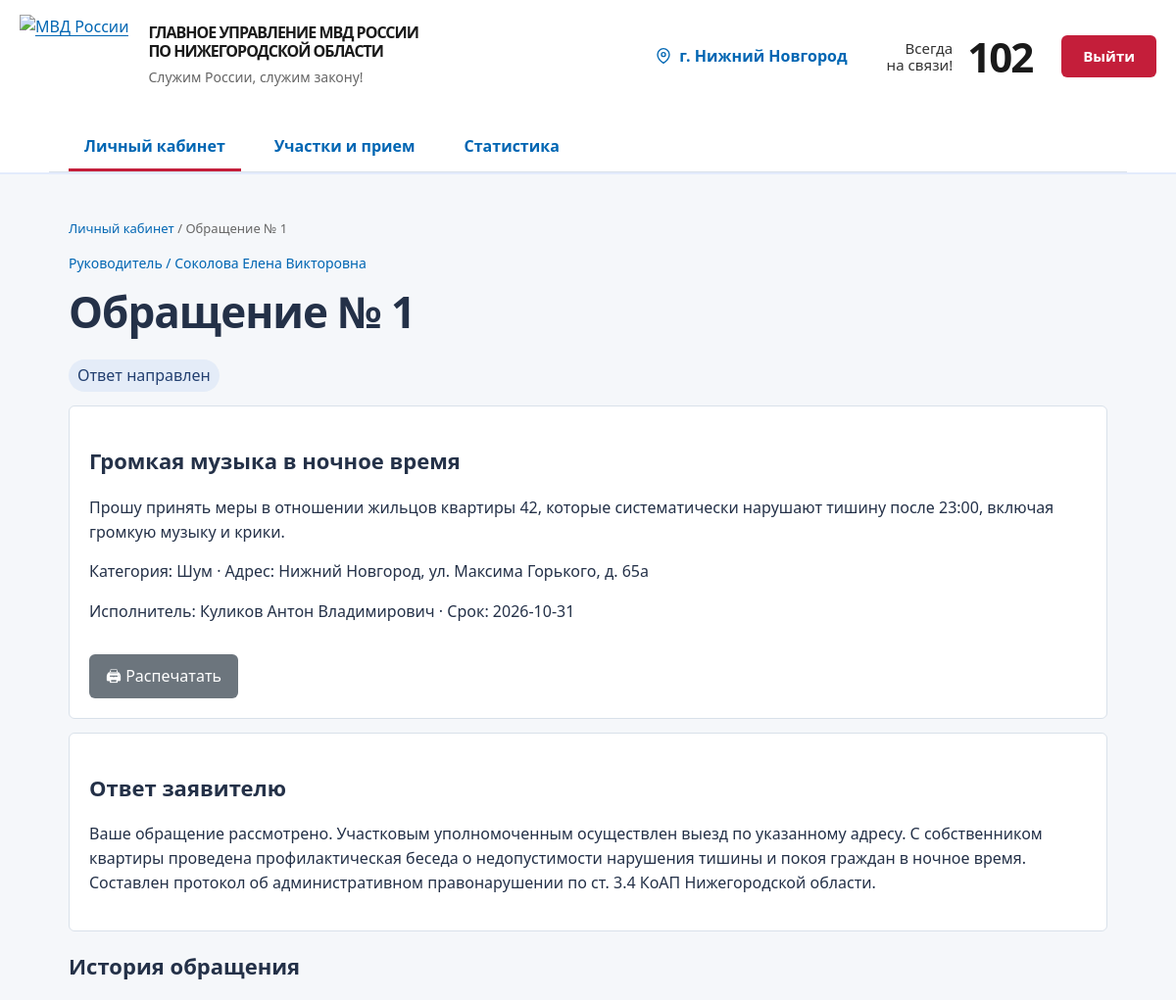
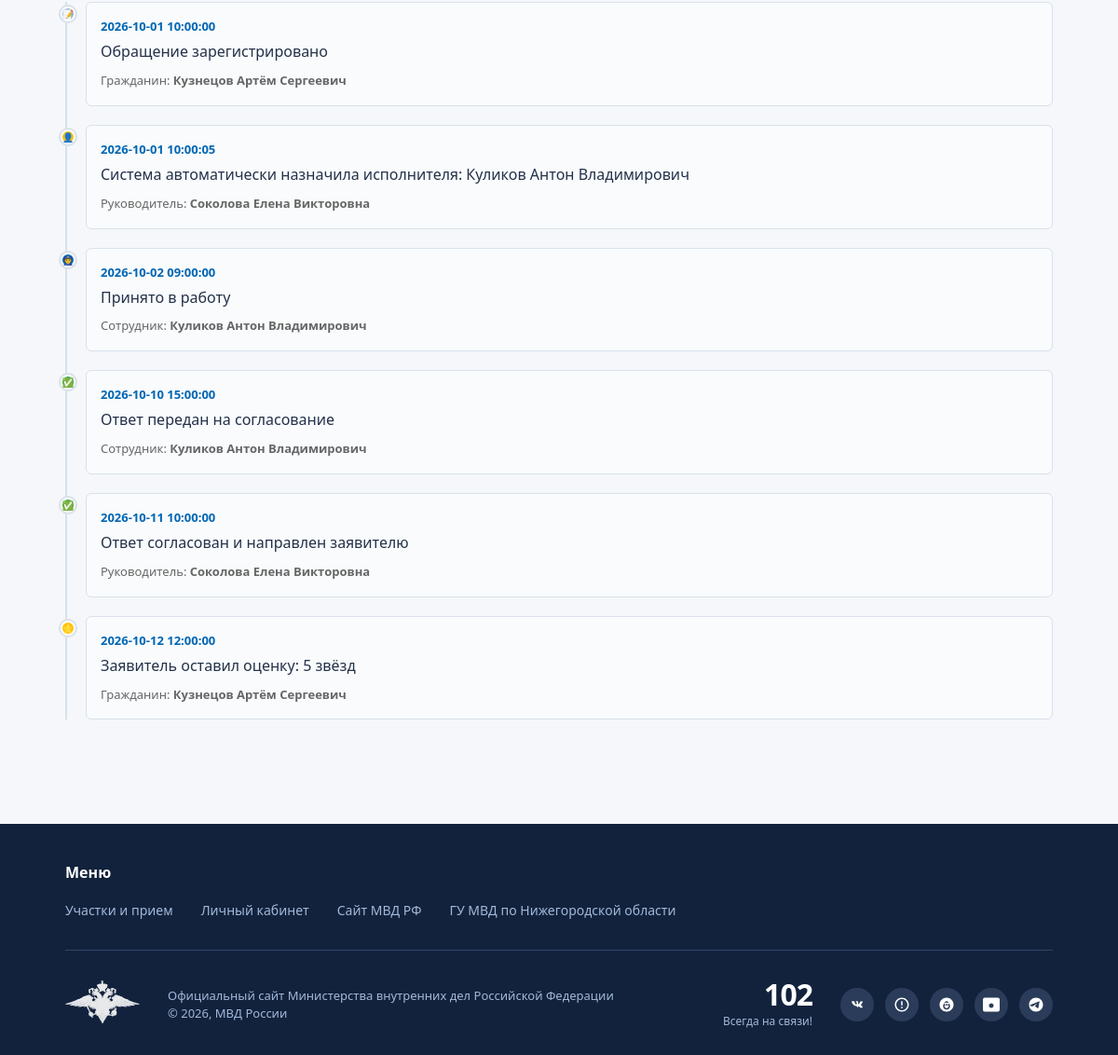
/?id=1 (signed in), run on the app's committed database (2 pictures, top to bottom).
### tables this page shows
CREATE TABLE `profile` (
    `id` int(11) NOT NULL AUTO_INCREMENT,
`name` varchar(100) NOT NULL,
`role` enum('citizen','officer','department_head','manager') NOT NULL,
`department_id` int(11) DEFAULT NULL,
`residence` varchar(150) DEFAULT NULL,
`login` varchar(50) DEFAULT NULL,
`password` varchar(255) DEFAULT NULL,
PRIMARY KEY (`id`),
UNIQUE KEY `login` (`login`)
);

CREATE TABLE `appeal` (
    `id` int(11) NOT NULL AUTO_INCREMENT,
`citizen` int(11) NOT NULL,
`category` varchar(60) NOT NULL,
`subject` varchar(180) NOT NULL,
`body` text NOT NULL,
`address` varchar(150) NOT NULL,
`precinct_id` int(11) DEFAULT NULL,
`officer` int(11) DEFAULT NULL,
`status` enum('manual','assigned','work','department_review','manager_review','review','closed') NOT NULL DEFAULT 'manual',
`created` datetime DEFAULT current_timestamp(),
`due` date NOT NULL,
`draft` text DEFAULT NULL,
`rating` tinyint(1) DEFAULT NULL,
`feedback` text DEFAULT NULL,
PRIMARY KEY (`id`),
KEY `precinct_id` (`precinct_id`),
KEY `officer` (`officer`, `status`),
KEY `citizen` (`citizen`, `created`),
CONSTRAINT `appeal_ibfk_1` FOREIGN KEY (`citizen`) REFERENCES `profile` (`id`),
CONSTRAINT `appeal_ibfk_2` FOREIGN KEY (`precinct_id`) REFERENCES `precinct` (`id`),
CONSTRAINT `appeal_ibfk_3` FOREIGN KEY (`officer`) REFERENCES `profile` (`id`)
);

CREATE TABLE `history` (
    `id` int(11) NOT NULL AUTO_INCREMENT,
`appeal_id` int(11) NOT NULL,
`actor` int(11) NOT NULL,
`event` varchar(255) NOT NULL,
`created` datetime DEFAULT current_timestamp(),
PRIMARY KEY (`id`),
KEY `appeal_id` (`appeal_id`),
KEY `actor` (`actor`),
CONSTRAINT `history_ibfk_1` FOREIGN KEY (`appeal_id`) REFERENCES `appeal` (`id`) ON DELETE CASCADE,
CONSTRAINT `history_ibfk_2` FOREIGN KEY (`actor`) REFERENCES `profile` (`id`)
);

### app.php (called while the page is built, shortened)
<?php
try {
    $db = portalDatabase();
} catch (Throwable $failure) {
    error_log('Portal UUP: ' . $failure->getMessage());
    http_response_code(503);
    exit('<!doctype html><html lang="ru"><head><meta charset="utf-8"><meta name="viewport" content="width=device-width,initial-scale=1"><title>503 — Сервис временно недоступен</title><style>
    *{box-sizing:border-box}body{margin:0;min-height:100vh;display:grid;place-items:center;background:#f3f6fa;color:#24324a;font:16px/1.5 Arial,sans-serif;padding:24px}
    .error-card{width:min(680px,100%);background:#fff;border:1px solid #dce4ef;border-radius:20px;padding:48px;text-align:center;box-shadow:0 18px 60px rgba(28,47,78,.08)}
    .error-code{font-size:14px;font-weight:700;letter-spacing:.16em;color:#0874bd}.error-icon{width:76px;height:76px;margin:0 auto 22px;border-radius:50%;display:grid;place-items:center;background:#eaf3fb;color:#0874bd;font-size:36px}
    h1{font-size:clamp(28px,5vw,40px);line-height:1.15;margin:12px 0}.muted{color:#68778d;margin:0 auto;max-width:500px}
    .hint{margin-top:26px;padding:16px 18px;text-align:left;background:#f6f8fb;border-radius:12px;color:#4a5870;font-size:14px}
    </style></head><body><main class="error-card"><div class="error-icon">!</div><div class="error-code">ОШИБКА 503</div><h1>Сервис временно недоступен</h1><p class="muted">Не удалось подключиться к базе данных портала. Данные обращений не затронуты. Пожалуйста, проверьте подключение и попробуйте позже.</p></main></body></html>');
}
function query(string $sql, array $params = []): PDOStatement
{
    global $db;
    $s = $db->prepare($sql);
    $s->execute($params);
    return $s;
}
function e($v): string
{
    return htmlspecialchars((string) $v, ENT_QUOTES | ENT_SUBSTITUTE, 'UTF-8');
}
function intValue(mixed $v): int
{
    if (is_int($v)) return $v;
    if (is_string($v) && preg_match('/^\d+$/', $v)) return (int) $v;
    return 0;
}
function intGet(string $key): int { return intValue($_GET[$key] ?? 0); }
function isOverdue(array $appeal): bool { return $appeal['status'] !== 'closed' && strtotime($appeal['due']) < time(); }
$sessionUid = intValue($_SESSION['uid'] ?? 0);
if ($sessionUid > 0) {
    $user = query('SELECT * FROM profile WHERE id=?', [$sessionUid])->fetch() ?: null;
}
$roles = ['citizen' => 'Гражданин', 'officer' => 'Участковый', 'department_head' => 'Начальник отдела', 'manager' => 'Руководитель'];
$states = ['manual' => 'Ручное назначение', 'assigned' => 'Назначено', 'work' => 'В работе', 'department_review' => 'На согласовании у начальника отдела', 'manager_review' => 'На согласовании у руководителя', 'closed' => 'Ответ направлен'];
$id = intGet('id');
if ($id > 0) {
    $a = query('SELECT a.*, p.name AS executor FROM appeal a LEFT JOIN profile p ON p.id=a.officer WHERE a.id=?', [$id])->fetch() ?: null;
}

### views/appeal.php (the view, shortened to what this page needs)
<p class="crumbs"><a href="?page=cabinet">Личный кабинет</a> / Обращение № <?=$id?></p>
<p class="role"><?=e($roles[$user['role']])?> / <?=e($user['name'])?></p>
<h1>Обращение № <?=$id?></h1>
<span class="badge <?=isOverdue($a)?'badge-overdue':''?>"><?=e($states[$a['status']] ?? $a['status'])?></span>
<article>
    <h2><?=e($a['subject'])?></h2>
    <p class="body"><?=e($a['body'])?></p>
    <p>Категория: <?=e($a['category'])?> · Адрес: <?=e($a['address'])?></p>
    <p>Исполнитель: <?=e($a['executor']??'Ожидает назначения')?> · Срок: <?=e($a['due'])?></p>
    <button type="button" onclick="window.print();" style="background: #6c757d; margin-top: 15px;">🖨 Распечатать</button>
</article>
<?php if($a['draft'] && ($a['status']==='closed'||$user['role']!=='citizen')):?>
    <article>
        <h2><?=$a['status']==='closed'?'Ответ заявителю':'Проект ответа'?></h2>
        <p class="body"><?=e($a['draft'])?></p>
    </article>
<?php endif?>
<h2>История обращения</h2>
<div class="timeline">
    <?php foreach(query('SELECT h.*,u.name,u.role AS actor_role FROM history h JOIN profile u ON u.id=h.actor WHERE appeal_id=? ORDER BY h.id',[$id]) as $h):?>
        <?php
    $ev = mb_strtolower($h['event']);
    $dotClass = 'dot-blue';
    $icon = '⚙️';
    if (str_contains($ev, 'зарегистрировано')) { $dotClass = 'dot-gray'; $icon = '📝'; }
    if (str_contains($ev, 'назначил') || str_contains($ev, 'назначен')) { $dotClass = 'dot-orange'; $icon = '👤'; }
    if (str_contains($ev, 'принято в работу')) { $dotClass = 'dot-blue'; $icon = '👮'; }
    if (str_contains($ev, 'ответ передан')) { $dotClass = 'dot-purple'; $icon = '📄'; }
    if (str_contains($ev, 'согласован')) { $dotClass = 'dot-green'; $icon = '✅'; }
    if (str_contains($ev, 'оценку')) { $dotClass = 'dot-gold'; $icon = '⭐'; }
    ?>
        <div class="timeline-item">
            <div class="timeline-dot <?= $dotClass ?>"><span class="timeline-icon"><?= $icon ?></span></div>
            <div class="timeline-content">
                <time><?=e($h['created'])?></time>
                <p><?=e($h['event'])?></p>
                <small><?= e(match ($h['actor_role']) { 'citizen' => 'Гражданин', 'officer' => 'Сотрудник', 'department_head' => 'Начальник отдела', 'manager' => 'Руководитель', default => 'Участник маршрута' }) ?>: <b><?=e($h['name'])?></b></small>
            </div>
        </div>
    <?php endforeach?>
</div>

### style.css (style rules this page uses)
* { box-sizing: border-box; }
body { margin: 0; background: #f1f4f7; color: #1a2a39; font: 16px/1.55 Segoe UI, Arial, sans-serif; display: flex; flex-direction: column; min-height: 100vh; overflow-x: hidden; }
a { color: #135d79; text-underline-offset: 3px; }
h1 { font-size: clamp(24px, 4vw, 44px); line-height: 1.13; letter-spacing: -1px; margin: 14px 0 24px; }
h2 { font-size: 22px; }
.box, article { background: white; border: 1px solid #d4e0e7; border-radius: 12px; padding: 20px; margin: 14px 0; }
.role { color: #216575; font-size: 14px; }
button, .btn { display: inline-block; background: #0066b3; color: white; border: 0; border-radius: 6px; padding: 10px 17px; font: inherit; cursor: pointer; text-decoration: none; text-align: center; }
.badge { border-radius: 20px; background: #e2eef1; padding: 4px 9px; display: inline-block; }
.body { white-space: pre-wrap; overflow-wrap: anywhere; }
time { color: #566975; font-size: 14px; }
:root { --mvd-red: #c41e3a; --mvd-gold: #ffd700; --mvd-blue: #0066b3; --mvd-dark: #1a3a5c; --mvd-light: #f5f7fa; --mvd-rule: #d9e1ea; }
body { background: var(--mvd-light); color: #243148; }
a, .role { color: var(--mvd-blue); }
button, .btn { background: var(--mvd-blue); }
article, .box { border-color: var(--mvd-rule); border-radius: 6px; }
.badge { color: #223f70; background: #e4ecf8; }
.crumbs { font-size: 13px; color: #666; margin-bottom: 15px; }
.crumbs a { color: #0066B3; text-decoration: none; }
.timeline { position: relative; margin-top: 20px; padding-left: 20px; border-left: 2px solid var(--mvd-rule); }
.timeline-item { position: relative; margin-bottom: 20px; }
.timeline-dot { position: absolute; left: -27px; top: 5px; width: 16px; height: 16px; border-radius: 50%; border: 2px solid #fff; box-shadow: 0 0 0 2px var(--mvd-rule); display: flex; align-items: center; justify-content: center; background: #fff; z-index: 2; }
.timeline-icon { font-size: 10px; line-height: 1; }
.dot-gray { background: #9eafba; }
.dot-orange { background: #ffc107; }
.dot-blue { background: #0066b3; }
.dot-green { background: #28a745; }
.dot-gold { background: #ffc107; }
.timeline-content { background: #f9fbfd; border: 1px solid var(--mvd-rule); padding: 15px; border-radius: 6px; }
.timeline-content time { display: block; font-weight: 600; color: var(--mvd-blue); margin-bottom: 5px; font-size: 13px; }
.timeline-content p { margin: 0 0 5px 0; font-weight: 500; }
.timeline-content small { color: #666; font-size: 13px; }

### data on the page
profile: role "Руководитель", name "Соколова Елена Викторовна"
appeal: status "Ответ направлен", subject "Громкая музыка в ночное время", body "Прошу принять меры в отношении жильцов квартиры 42, которые систематически нарушают тишину после 23:00, включая громкую музыку и крики.", category "Шум", address "Нижний Новгород, ул. Максима Горького, д. 65а", officer.name "Куликов Антон Владимирович", due "2026-10-31", draft "Ваше обращение рассмотрено. Участковым уполномоченным осуществлен выезд по указанному адресу. С собственником квартиры проведена профилактическая беседа о недопустимости нарушения тишины и покоя граждан в ночное время. Составлен протокол об административном правонарушении по ст. 3.4 КоАП Нижегородской области."
history: event "📝", created "2026-10-01 10:00:00", event "Обращение зарегистрировано", actor.role "Гражданин", actor.name "Кузнецов Артём Сергеевич"
history: event "👤", created "2026-10-01 10:00:05", event "Система автоматически назначила исполнителя: Куликов Антон Владимирович", actor.role "Руководитель", actor.name "Соколова Елена Викторовна"
history: event "👮", created "2026-10-02 09:00:00", event "Принято в работу", actor.role "Сотрудник", actor.name "Куликов Антон Владимирович"
history: event "✅", created "2026-10-10 15:00:00", event "Ответ передан на согласование", actor.role "Сотрудник", actor.name "Куликов Антон Владимирович"
history: event "✅", created "2026-10-11 10:00:00", event "Ответ согласован и направлен заявителю", actor.role "Руководитель", actor.name "Соколова Елена Викторовна"
history: event "⭐", created "2026-10-12 12:00:00", event "Заявитель оставил оценку: 5 звёзд", actor.role "Гражданин", actor.name "Кузнецов Артём Сергеевич"

### other printed values
$id "1"
